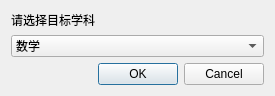
<?xml version="1.0" encoding="UTF-8"?>
<ui version="4.0">
 <class>Dialog</class>
 <widget class="QDialog" name="Dialog">
  <property name="geometry">
   <rect>
    <x>0</x>
    <y>0</y>
    <width>275</width>
    <height>91</height>
   </rect>
  </property>
  <property name="windowTitle">
   <string>Dialog</string>
  </property>
  <layout class="QVBoxLayout" name="verticalLayout">
   <item>
    <widget class="QLabel" name="label">
     <property name="text">
      <string>请选择目标学科</string>
     </property>
    </widget>
   </item>
   <item>
    <widget class="QComboBox" name="comboBox">
     <item>
      <property name="text">
       <string>数学</string>
      </property>
     </item>
     <item>
      <property name="text">
       <string>物理</string>
      </property>
     </item>
     <item>
      <property name="text">
       <string>化学</string>
      </property>
     </item>
     <item>
      <property name="text">
       <string>生物</string>
      </property>
     </item>
    </widget>
   </item>
   <item>
    <widget class="QDialogButtonBox" name="buttonBox">
     <property name="orientation">
      <enum>Qt::Horizontal</enum>
     </property>
     <property name="standardButtons">
      <set>QDialogButtonBox::Cancel|QDialogButtonBox::Ok</set>
     </property>
    </widget>
   </item>
  </layout>
 </widget>
 <resources/>
 <connections>
  <connection>
   <sender>buttonBox</sender>
   <signal>accepted()</signal>
   <receiver>Dialog</receiver>
   <slot>accept()</slot>
   <hints>
    <hint type="sourcelabel">
     <x>248</x>
     <y>254</y>
    </hint>
    <hint type="destinationlabel">
     <x>157</x>
     <y>274</y>
    </hint>
   </hints>
  </connection>
  <connection>
   <sender>buttonBox</sender>
   <signal>rejected()</signal>
   <receiver>Dialog</receiver>
   <slot>reject()</slot>
   <hints>
    <hint type="sourcelabel">
     <x>316</x>
     <y>260</y>
    </hint>
    <hint type="destinationlabel">
     <x>286</x>
     <y>274</y>
    </hint>
   </hints>
  </connection>
 </connections>
</ui>
